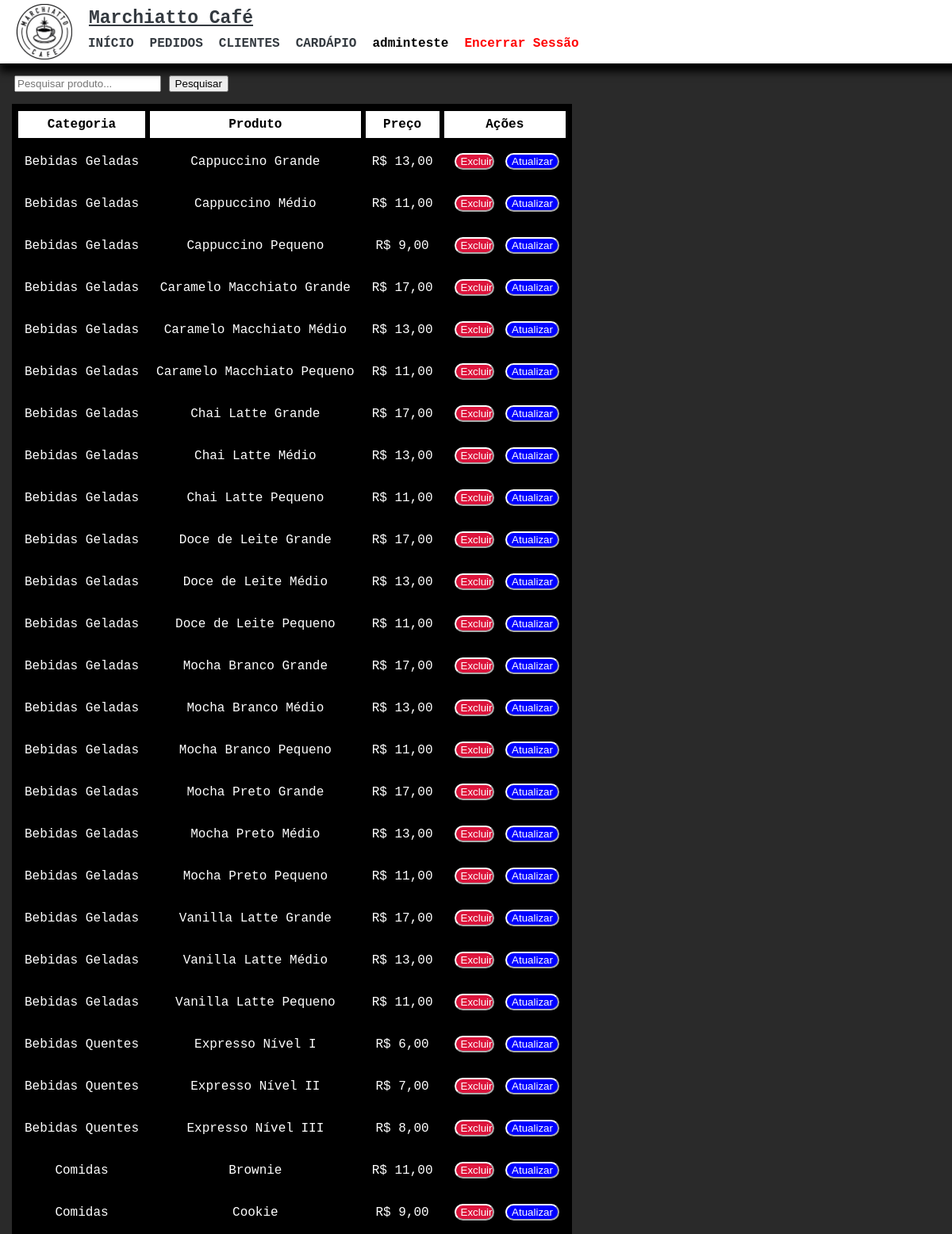
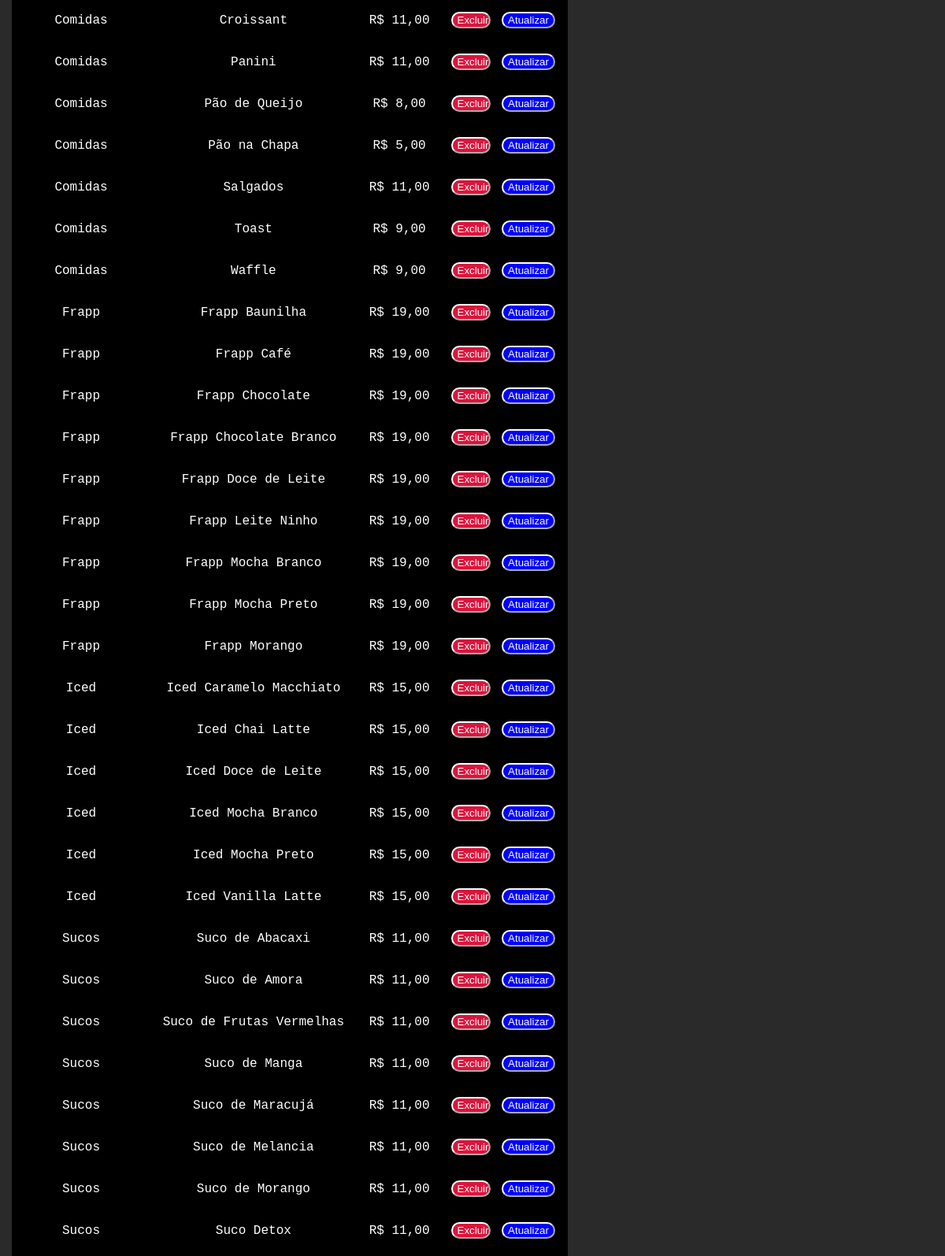
Page /admin/cardapio.php (signed in) on the earlier database version (2 pictures, top to bottom).
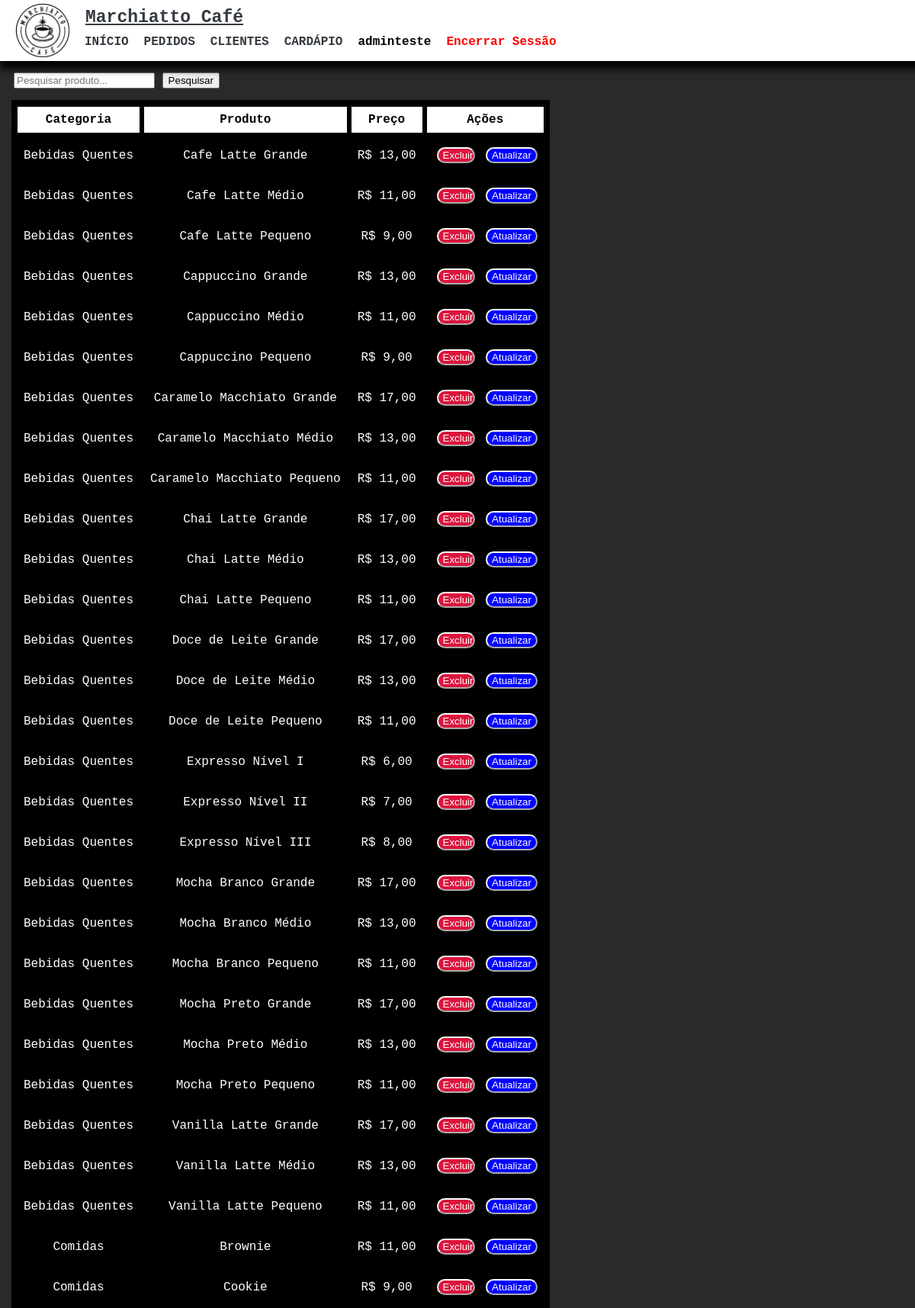
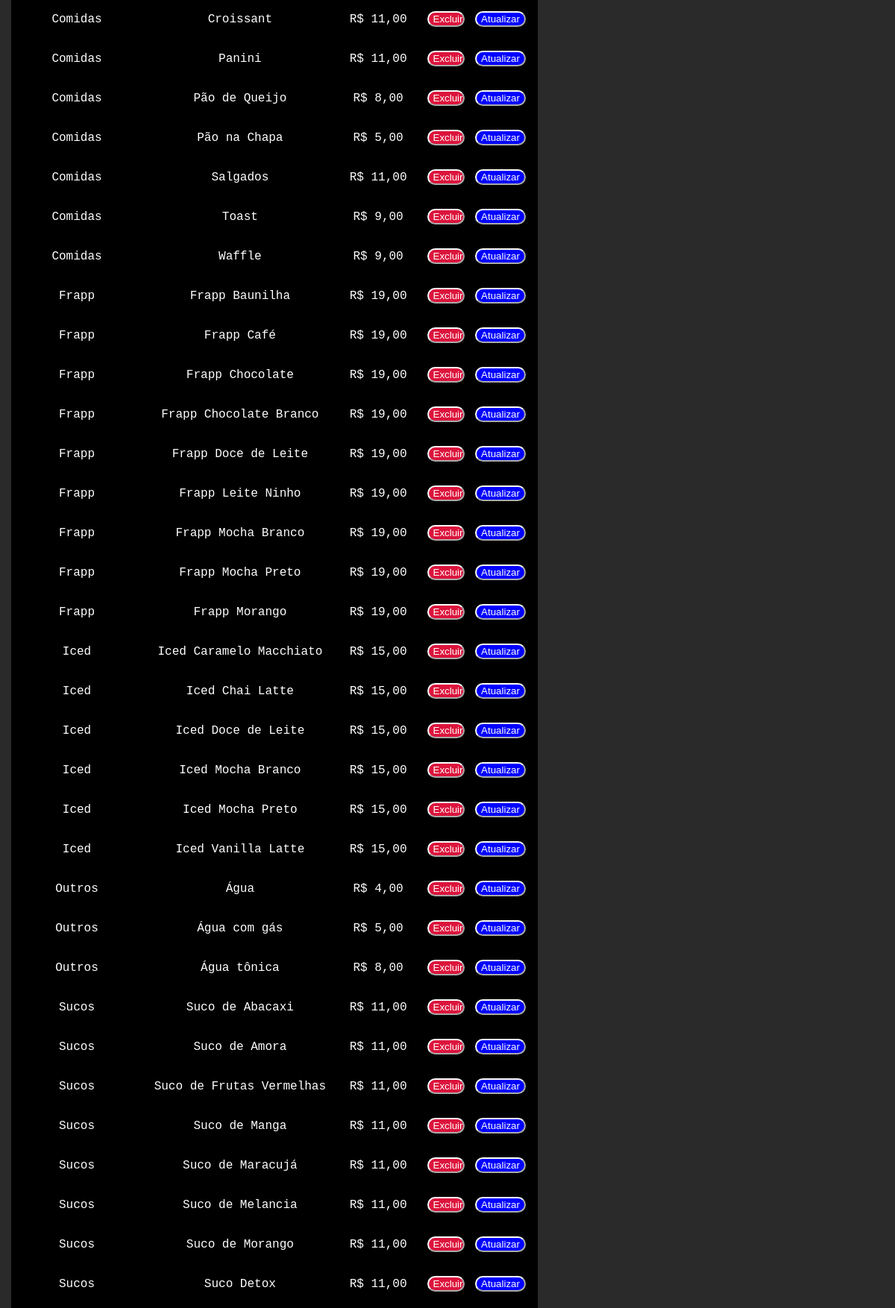
Same page on the later database version (2 pictures, top to bottom).
### tables this page shows
CREATE TABLE `produtos` (
  `id` int(11) NOT NULL,
  `nome` varchar(100) NOT NULL,
  `descricao` text DEFAULT NULL,
  `categoria_id` int(11) NOT NULL,
  `preco` decimal(10,2) NOT NULL
);

CREATE TABLE `categoria` (
  `id` int(11) NOT NULL,
  `nome` varchar(100) NOT NULL
);

### admin/cardapio.php (the view, shortened to what this page needs)
<!DOCTYPE html>
<html lang="pt-BR">
<head>
    <link rel="stylesheet" href="../css/admin.css">
</head>
<body class="espaco_cabecalho">
    <?php
    require_once 'cabecalho.php';
    if (isset($_SESSION['idUser']) && !empty($_SESSION['idUser'])): ?>
        <div>
            <form id="formPesquisaProduto" method="post">
                <input style="margin-left:18px; margin-bottom: 15px;" type="text" id="inputPesquisa" name="pesquisar"
                    placeholder="Pesquisar produto...">
                <input type="submit" value="Pesquisar">
            </form>
        </div>
        <div>
            <?php
            include ("../php/connect.php");
            $sql = "SELECT p.id AS id_produto, p.nome AS produto, p.preco AS preco, c.id AS categoria_id, c.nome AS categoria, p.descricao AS descricao
                    FROM produtos p
                    INNER JOIN categoria c ON p.categoria_id = c.id
                    ORDER BY c.nome, p.nome";
            try {
                $stmt = $pdo->query($sql);
                if ($stmt->rowCount() > 0) {
                    echo "<table id='tabelaCardapio' class='table-clientes'>
                            <thead>
                                <tr>
                                    <th>Categoria</th>
                                    <th>Produto</th>
                                    <th>Preço</th>
                                    <th>Ações</th>
                                </tr>
                            </thead>";
                    while ($row = $stmt->fetch(PDO::FETCH_ASSOC)) {
                        echo "<tr class='table-selecionada'>
                                <td>" . $row['categoria'] . "</td>
                                <td>" . $row['produto'] . "</td>
                                <td>R$ " . number_format($row['preco'], 2, ',', '.') . "</td>
                                <td>
                                    <form action='../php/deletar_produto.php' method='post' style='display: inline-block;'>
                                        <input type='hidden' name='id_produto' value='" . $row['id_produto'] . "'>
                                        <input class='botaoexcluir' style='width: 50px; margin: 5px;' type='submit' value='Excluir'>
                                    </form>
                                    <button class='botaoatualizar'onclick='openModal(\"myModal" . $row['id_produto'] . "\")'>Atualizar</button>
                                </td>
                            </tr>";
                    }
                    echo "</table>";
                } else {
                    echo "<p class='table-cardapio'>Nenhum produto encontrado.</p>";
                }
            } catch (PDOException $e) {
                echo "Erro: " . $e->getMessage();
            }
            ?>
        </div>
    <?php else:
        header("Location: ../login.php");
    endif; ?>
</body>
</html>

Differences in the rows shown:
added produtos: categoria.nome "Bebidas Quentes", nome "Cafe Latte Grande", preco "13,00"
added produtos: categoria.nome "Bebidas Quentes", nome "Cafe Latte Médio", preco "11,00"
added produtos: categoria.nome "Bebidas Quentes", nome "Cafe Latte Pequeno", preco "9,00"
changed produtos "Cappuccino Grande": categoria.nome "Bebidas Geladas" → "Bebidas Quentes"
changed produtos "Cappuccino Médio": categoria.nome "Bebidas Geladas" → "Bebidas Quentes"
changed produtos "Cappuccino Pequeno": categoria.nome "Bebidas Geladas" → "Bebidas Quentes"
changed produtos "Caramelo Macchiato Grande": categoria.nome "Bebidas Geladas" → "Bebidas Quentes"
changed produtos "Caramelo Macchiato Médio": categoria.nome "Bebidas Geladas" → "Bebidas Quentes"
changed produtos "Caramelo Macchiato Pequeno": categoria.nome "Bebidas Geladas" → "Bebidas Quentes"
changed produtos "Chai Latte Grande": categoria.nome "Bebidas Geladas" → "Bebidas Quentes"
changed produtos "Chai Latte Médio": categoria.nome "Bebidas Geladas" → "Bebidas Quentes"
changed produtos "Chai Latte Pequeno": categoria.nome "Bebidas Geladas" → "Bebidas Quentes"
changed produtos "Doce de Leite Grande": categoria.nome "Bebidas Geladas" → "Bebidas Quentes"
changed produtos "Doce de Leite Médio": categoria.nome "Bebidas Geladas" → "Bebidas Quentes"
changed produtos "Doce de Leite Pequeno": categoria.nome "Bebidas Geladas" → "Bebidas Quentes"
shown differently, row unchanged: produtos "Expresso Nível I": moves up the list
shown differently, row unchanged: produtos "Expresso Nível II": moves up the list
shown differently, row unchanged: produtos "Expresso Nível III": moves up the list
changed produtos "Mocha Branco Grande": categoria.nome "Bebidas Geladas" → "Bebidas Quentes"
changed produtos "Mocha Branco Médio": categoria.nome "Bebidas Geladas" → "Bebidas Quentes"
changed produtos "Mocha Branco Pequeno": categoria.nome "Bebidas Geladas" → "Bebidas Quentes"
changed produtos "Mocha Preto Grande": categoria.nome "Bebidas Geladas" → "Bebidas Quentes"
changed produtos "Mocha Preto Médio": categoria.nome "Bebidas Geladas" → "Bebidas Quentes"
changed produtos "Mocha Preto Pequeno": categoria.nome "Bebidas Geladas" → "Bebidas Quentes"
changed produtos "Vanilla Latte Grande": categoria.nome "Bebidas Geladas" → "Bebidas Quentes"
changed produtos "Vanilla Latte Médio": categoria.nome "Bebidas Geladas" → "Bebidas Quentes"
changed produtos "Vanilla Latte Pequeno": categoria.nome "Bebidas Geladas" → "Bebidas Quentes"
added produtos: categoria.nome "Outros", nome "Água", preco "4,00"
added produtos: categoria.nome "Outros", nome "Água com gás", preco "5,00"
added produtos: categoria.nome "Outros", nome "Água tônica", preco "8,00"
